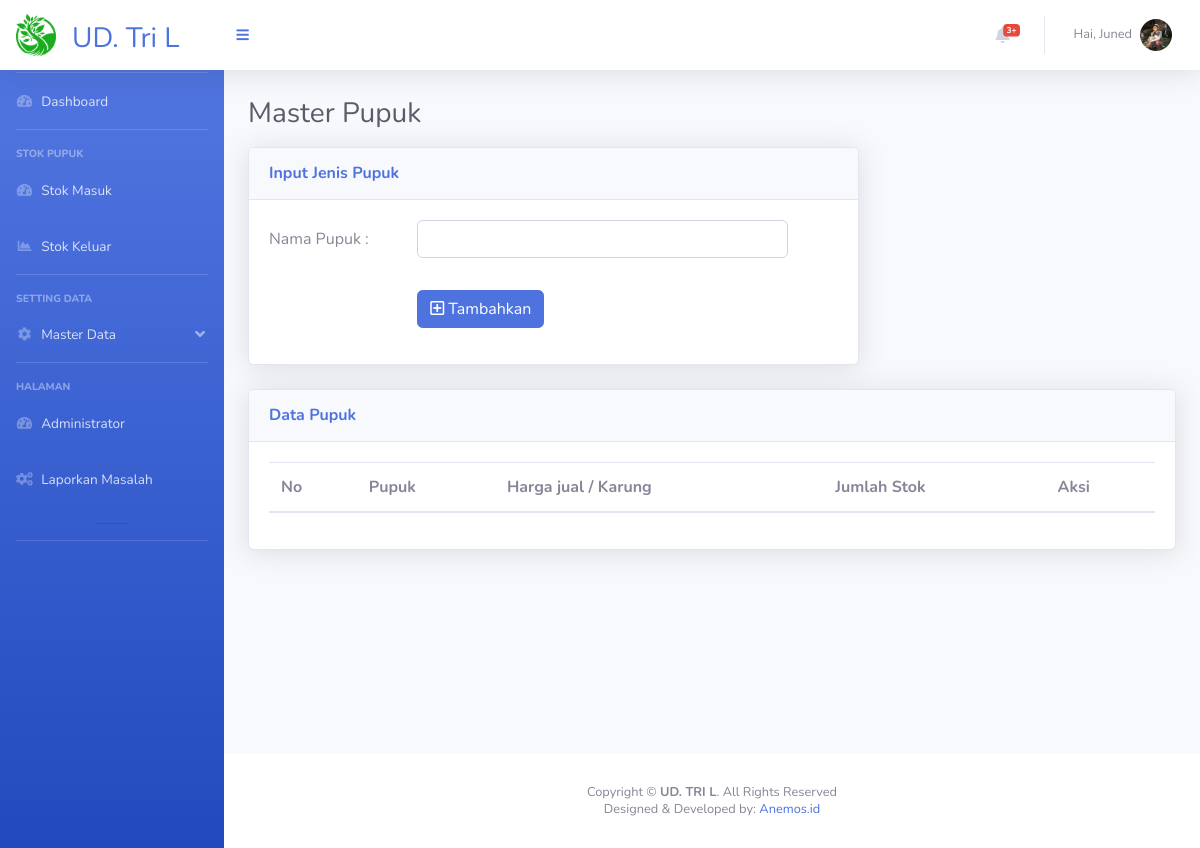
Page /page_jenis_pupuk.php (signed in) on the earlier database version.
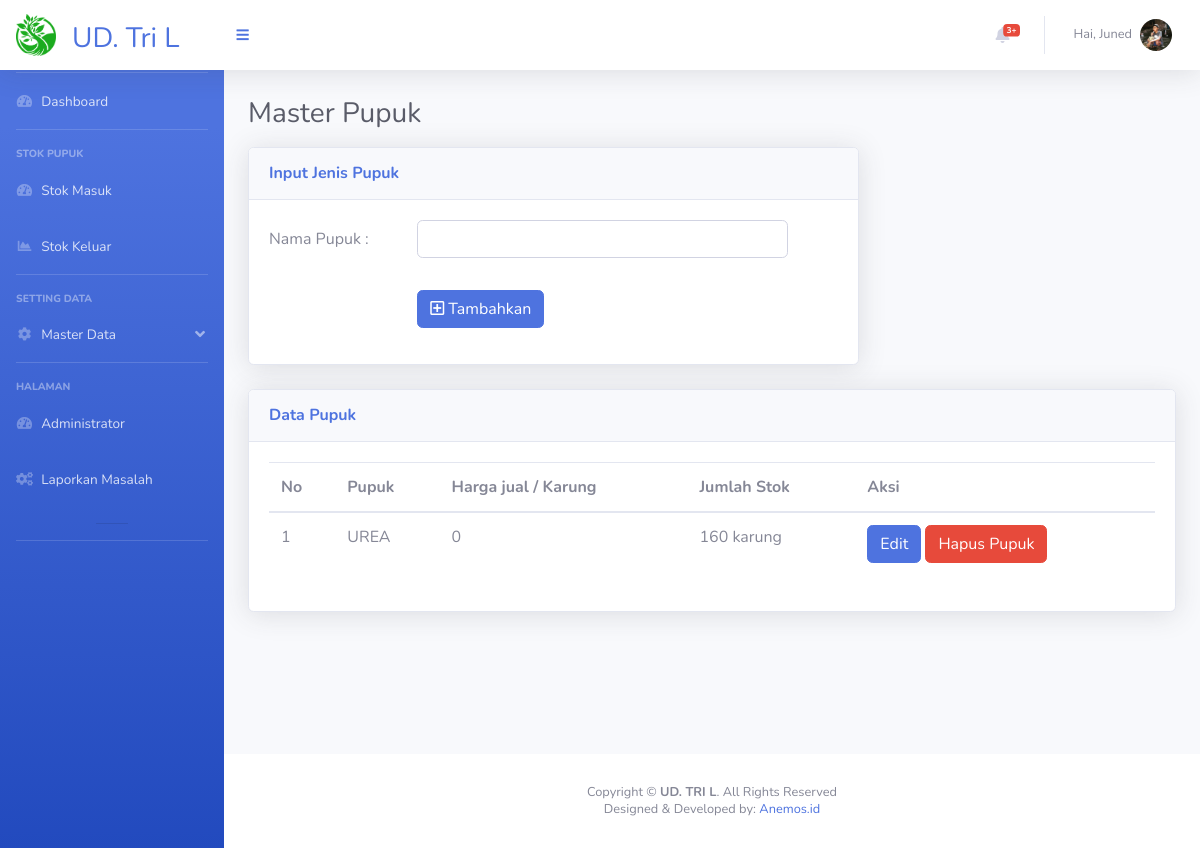
Same page on the later database version.
### tables this page shows
CREATE TABLE `data_pupuk` (
  `ID_PK` int(20) NOT NULL,
  `Jenis_Pupuk` varchar(50) DEFAULT NULL,
  `Stok` int(20) DEFAULT NULL,
  `Harga` int(100) DEFAULT NULL
);

### page_jenis_pupuk.php (the view, shortened to what the changed rows need)
<?php
include "connection.php";
if (isset($_SESSION['login'])) {
    ?>
<!DOCTYPE html>
<html lang="en">
<head>
    <link href="vendor/fontawesome-free/css/all.min.css" rel="stylesheet" type="text/css">
    <link href="css/sb-admin-2.min.css" rel="stylesheet">
    <link href="vendor/datatables/dataTables.bootstrap4.min.css" rel="stylesheet">
</head>
<body id="page-top">
    <div id="wrapper">
        <div id="content-wrapper" class="d-flex flex-column">
            <div id="content">
                <div class="container-fluid">
                    <div class="d-sm-flex align-items-center justify-content-between ">
                        <h1 class="h3 mb-3 text-gray-800">Master Pupuk</h1>
                    </div>
                    <div class="row">
                        <div class="col-xl-12 col-lg-10">
                            <div class="card shadow mb-4">
                                <div class="card-body">
                                    <div class="table-responsive">
                                        <table class="table" id="dataTable" width="100%" cellspacing="0">
                                            <thead>
                                                <tr>
                                                    <th scope="col">No</th>
                                                    <th scope="col">Pupuk</th>
                                                    <th scope="col">Harga jual / Karung</th>
                                                    <th scope="col">Jumlah Stok</th>
                                                    <th scope="col">Aksi</th>
                                                </tr>
                                            </thead>
                                            <tbody>
                                                <?php
$no = 1;
    $data = mysqli_query($conn, "SELECT * FROM data_pupuk ORDER BY ID_PK DESC");
    foreach ($data as $all) {
        echo ('<tr><td>' . $no . '</td>');
        echo ('<td>' . $all['Jenis_Pupuk'] . '</td>');
        echo ('<td>' . $all['Harga'] . '</td>');
        echo ('<td>' . $all['Stok'] . ' karung </td>');
        echo ('<td>
                                                <a href="" class="btn btn-primary" data-toggle="modal" data-target="#modalSubscriptionForm');
        echo ($all['ID_PK'] . '">Edit</a>
                                                <a href="" class="btn btn-danger" data-toggle="modal" data-target="#exampleModalCenter');
        echo ($all['ID_PK'] . '">Hapus Pupuk</a></td></tr>
                                              ');
        $no++;
        ?></tr>
                                                <?php }?>
                                            </tbody>
                                        </table>
                                    </div>
                                </div>
                            </div>
                        </div>
                    </div>
                </div>
            </div>
        </div>
    </div>
</body>
</html>
<?php } else {
    header("Location: login.php");
    exit();
}?>

Differences in the rows shown:
added data_pupuk: Jenis_Pupuk "UREA", Harga "0", Stok "160"
